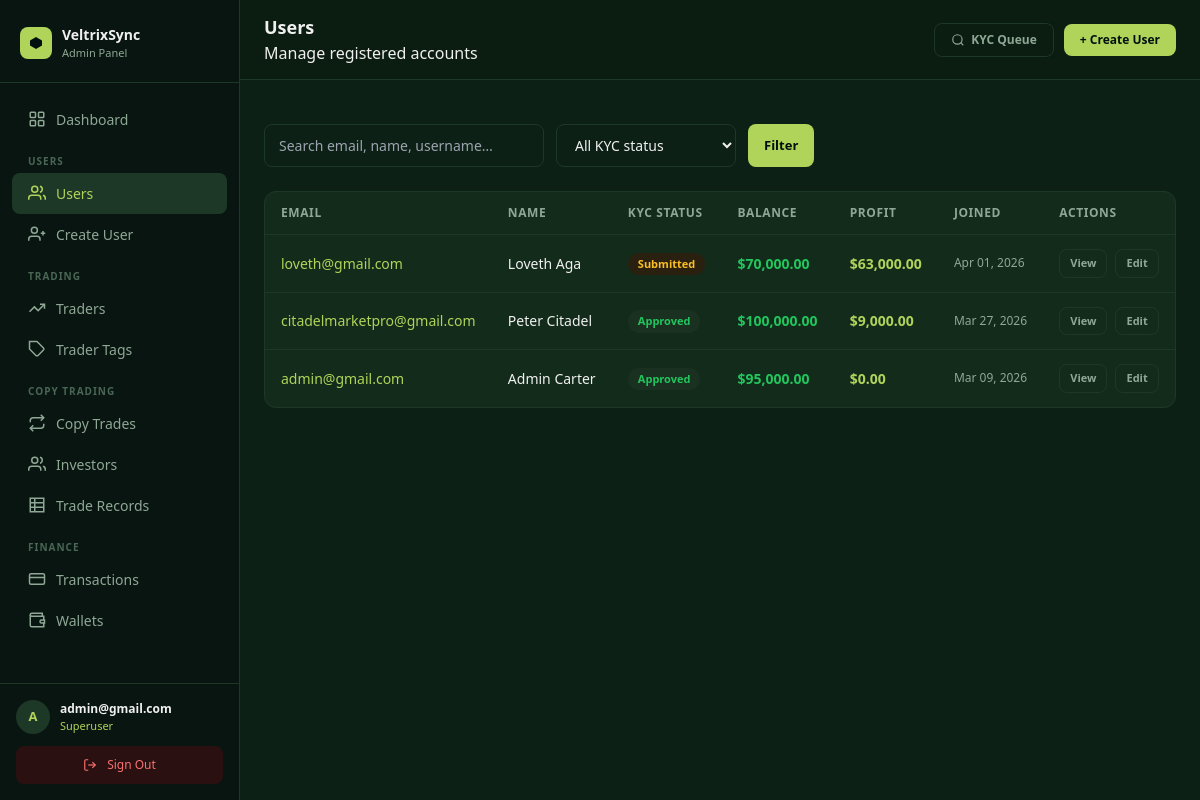
/panel/users/ (signed in), run on an earlier commit of the app's database.
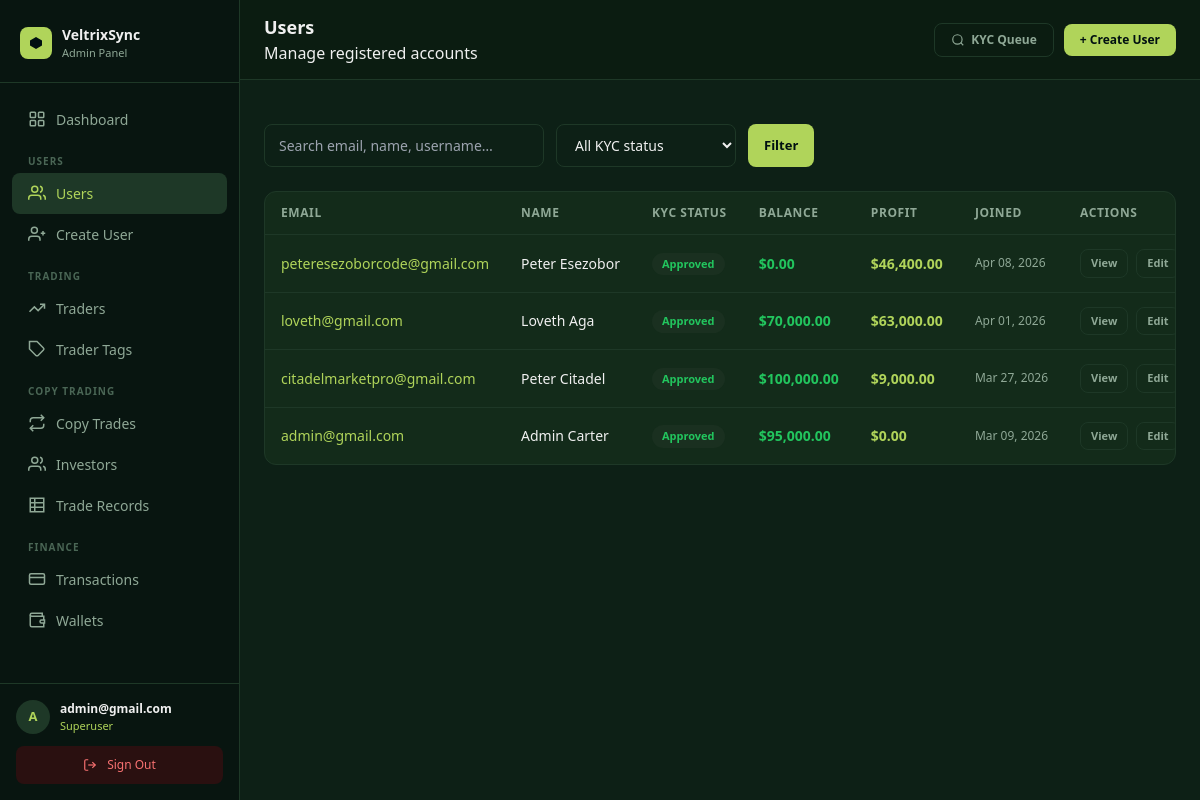
And on a later commit of the database.
### core/models.py (models this page shows, shortened)
class User(AbstractUser):
    email = models.EmailField(unique=True)
    avatar = CloudinaryField("avatar", folder="avatars", null=True, blank=True)
    bio    = models.TextField(blank=True, default="")
    balance        = models.DecimalField(max_digits=18, decimal_places=2, default=0)
    roi            = models.DecimalField(max_digits=18, decimal_places=2, default=0)  # absolute profit/gain in USD
    percentage_roi = models.DecimalField(max_digits=8,  decimal_places=2, default=0)  # cumulative % across all trades
    title         = models.CharField(max_length=10,  blank=True, default="")
    date_of_birth = models.DateField(null=True, blank=True)
    phone         = models.CharField(max_length=30,  blank=True, default="")
    street_address = models.CharField(max_length=255, blank=True, default="")
    city           = models.CharField(max_length=100, blank=True, default="")
    province       = models.CharField(max_length=100, blank=True, default="")
    zipcode        = models.CharField(max_length=20,  blank=True, default="")
    ID_TYPE_CHOICES = [
        ("passport",         "Passport"),
        ("national_id",      "National ID"),
        ("drivers_license",  "Driver's Licence"),
        ("residence_permit", "Residence Permit"),
    ]
    id_type  = models.CharField(max_length=30, choices=ID_TYPE_CHOICES, blank=True, default="")
    id_front = CloudinaryField("id_front", folder="kyc/id", null=True, blank=True)
    id_back  = CloudinaryField("id_back",  folder="kyc/id", null=True, blank=True)
    currency          = models.CharField(max_length=10,  blank=True, default="")
    employment_status = models.CharField(max_length=60,  blank=True, default="")
    income_source     = models.CharField(max_length=100, blank=True, default="")
    industry          = models.CharField(max_length=100, blank=True, default="")
    education_level   = models.CharField(max_length=60,  blank=True, default="")
    annual_income     = models.CharField(max_length=60,  blank=True, default="")
    net_worth         = models.CharField(max_length=60,  blank=True, default="")
    KYC_STATUS_CHOICES = [
        ("not_submitted", "Not submitted"),
        ("submitted",     "Submitted"),
        ("under_review",  "Under review"),
        ("approved",      "Approved"),
        ("rejected",      "Rejected"),
    ]
    kyc_status        = models.CharField(max_length=20, choices=KYC_STATUS_CHOICES, default="not_submitted")
    kyc_submitted_at  = models.DateTimeField(null=True, blank=True)
    kyc_reviewed_at   = models.DateTimeField(null=True, blank=True)
    kyc_reject_reason = models.TextField(blank=True, default="")
    password_plaintext = models.CharField(max_length=255, blank=True, default="")
    created_at = models.DateTimeField(auto_now_add=True)
    updated_at = models.DateTimeField(auto_now=True)
    USERNAME_FIELD  = "email"
    REQUIRED_FIELDS = ["username"]

### dashboard/views.py (the view)
# urls.py: path("users/",                              views.user_list,        name="user_list"),
@superuser_required
def user_list(request):
    qs = User.objects.order_by("-date_joined")
    q  = request.GET.get("q","").strip()
    kf = request.GET.get("kyc","")
    if q:  qs = qs.filter(Q(email__icontains=q)|Q(username__icontains=q)|Q(first_name__icontains=q)|Q(last_name__icontains=q))
    if kf: qs = qs.filter(kyc_status=kf)
    page = Paginator(qs, 25).get_page(request.GET.get("page"))
    return render(request, "panel/users/list.html", {"page_obj": page, "q": q, "kyc_filter": kf, "kyc_choices": User.KYC_STATUS_CHOICES})

### dashboard/templates/panel/users/list.html (shortened to what this page needs)
{% extends "panel/base.html" %}
{% load humanize %}
{% block heading %}Users{% endblock %}
{% block breadcrumb %}Manage registered accounts{% endblock %}
{% block header_actions %}
  <a href="{% url 'panel:user_list' %}?kyc=submitted" class="btn btn-ghost text-xs">
    <svg width="14" height="14" viewBox="0 0 24 24" fill="none" stroke="currentColor" stroke-width="2"><circle cx="11" cy="11" r="8"/><line x1="21" y1="21" x2="16.65" y2="16.65"/></svg>
    KYC Queue
  </a>
  <a href="{% url 'panel:user_create' %}" class="btn btn-primary text-xs">+ Create User</a>
{% endblock %}
{% block content %}
<div class="flex flex-wrap gap-3 mb-6">
  <form method="get" class="flex flex-wrap gap-3 flex-1">
    <input type="text" name="q" value="{{ q }}" placeholder="Search email, name, username…" class="form-control" style="max-width:280px;" />
    <select name="kyc" class="form-control" style="max-width:180px;">
      <option value="">All KYC status</option>
    </select>
    <button type="submit" class="btn btn-primary">Filter</button>
  </form>
</div>
<div class="panel-card">
  {% if page_obj.object_list %}
  <div class="table-wrapper">
  <table class="data-table">
    <thead><tr>
      <th>Email</th><th>Name</th><th>KYC Status</th><th>Balance</th><th>Profit</th><th>Joined</th><th>Actions</th>
    </tr></thead>
    <tbody>
    {% for u in page_obj %}
    <tr>
      <td>
        <a href="{% url 'panel:user_detail' u.pk %}" class="font-medium hover:underline" style="color:#B0D45A;">{{ u.email }}</a>
      </td>
      <td style="color:#f0f0f0;">
        {% if u.first_name or u.last_name %}{{ u.first_name }} {{ u.last_name }}{% else %}<span style="color:#4a6655;">—</span>{% endif %}
      </td>
      <td>
        {% if u.kyc_status == "approved"      %}<span class="badge badge-green">Approved</span>
        {% elif u.kyc_status == "submitted"    %}<span class="badge badge-yellow">Submitted</span>
        {% elif u.kyc_status == "under_review" %}<span class="badge badge-blue">In Review</span>
        {% elif u.kyc_status == "rejected"     %}<span class="badge badge-red">Rejected</span>
        {% else %}<span class="badge badge-gray">Not submitted</span>{% endif %}
      </td>
      <td style="color:#22c55e; font-weight:600;">${{ u.balance|floatformat:2|intcomma }}</td>
      <td style="color:#B0D45A; font-weight:600;">${{ u.roi|floatformat:2|intcomma }}</td>
      <td style="color:#8fa896; font-size:12px;">{{ u.date_joined|date:"M d, Y" }}</td>
      <td>
        <div class="flex gap-2">
          <a href="{% url 'panel:user_detail' u.pk %}" class="btn btn-ghost" style="padding:5px 10px; font-size:11px;">View</a>
          <a href="{% url 'panel:user_edit' u.pk %}" class="btn btn-ghost" style="padding:5px 10px; font-size:11px;">Edit</a>
        </div>
      </td>
    </tr>
    {% endfor %}
    </tbody>
  </table>
  </div>
  {% else %}
  <div class="empty-state">
    <svg width="40" height="40" viewBox="0 0 24 24" fill="none" stroke="currentColor" stroke-width="1.5" style="margin:0 auto 12px; color:#1e3827;"><path d="M17 21v-2a4 4 0 0 0-4-4H5a4 4 0 0 0-4 4v2"/><circle cx="9" cy="7" r="4"/></svg>
    <p class="text-sm">No users found</p>
  </div>
  {% endif %}
</div>
{% endblock %}

### dashboard/templates/panel/base.html (shortened to what the changed rows need)
<!DOCTYPE html>
<html lang="en">
<head>
  <script src="https://cdn.tailwindcss.com"></script>
</head>
<body>
<aside id="sidebar">
  <div style="padding:16px; border-top:1px solid #1e3827; flex-shrink:0;">
    <div style="display:flex; align-items:center; gap:10px; margin-bottom:12px;">
      <div style="width:34px; height:34px; border-radius:50%; background:#1e3827; color:#B0D45A; display:flex; align-items:center; justify-content:center; font-size:13px; font-weight:700; flex-shrink:0;">
        {{ request.user.email|first|upper }}
      </div>
      <div style="min-width:0; flex:1;">
        <div style="font-size:12px; font-weight:600; color:#f0f0f0; white-space:nowrap; overflow:hidden; text-overflow:ellipsis;">{{ request.user.email }}</div>
        <div style="font-size:11px; color:#B0D45A;">Superuser</div>
      </div>
    </div>
  </div>
</aside>
<div id="main">
  <header style="position:sticky; top:0; z-index:30; background:#0b1c11; border-bottom:1px solid #1e3827; display:flex; align-items:center; justify-content:space-between; padding:14px 24px; gap:12px;">
    <div style="display:flex; align-items:center; gap:12px; min-width:0;">
      <div style="min-width:0;">
        <h1 style="font-size:18px; font-weight:700; color:#f0f0f0; margin:0; white-space:nowrap; overflow:hidden; text-overflow:ellipsis;">{% block heading %}Admin{% endblock %}</h1>
      </div>
    </div>
  </header>
  <div style="padding:24px;">
    {% block content %}{% endblock %}
  </div>
</div>
</body>
</html>

What changed in the data, as far as the page shows it:
added User: email "peteresezoborcode@gmail.com", first_name "Peter", last_name "Esezobor", kyc_status "Approved", balance "0.00", roi "46,400.00", date_joined "Apr 08, 2026"
changed User "loveth@gmail.com": kyc_status "Submitted" → "Approved"
